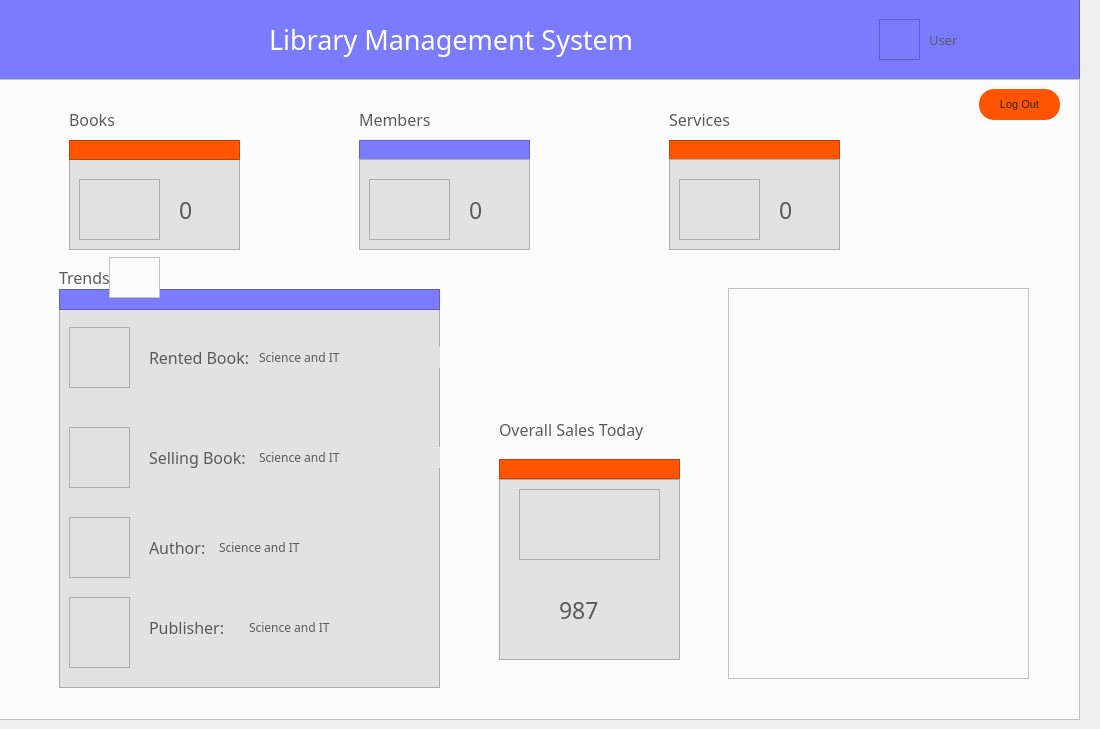
    <widget class="QWidget" name="tab">
     <attribute name="title">
      <string>Today</string>
     </attribute>
     <widget class="QFrame" name="frame">
      <property name="geometry">
       <rect>
        <x>-11</x>
        <y>-1</y>
        <width>1091</width>
        <height>81</height>
       </rect>
      </property>
      <property name="styleSheet">
       <string notr="true">background-color: rgb(123, 123, 255);
</string>
      </property>
      <property name="frameShape">
       <enum>QFrame::StyledPanel</enum>
      </property>
      <property name="frameShadow">
       <enum>QFrame::Raised</enum>
      </property>
      <widget class="QLabel" name="label_13">
       <property name="geometry">
        <rect>
         <x>280</x>
         <y>20</y>
         <width>511</width>
         <height>41</height>
        </rect>
       </property>
       <property name="font">
        <font>
         <family>hooge 05_55</family>
         <pointsize>20</pointsize>
        </font>
       </property>
       <property name="styleSheet">
        <string notr="true">color: rgb(255, 255, 255);</string>
       </property>
       <property name="text">
        <string>Library Management System</string>
       </property>
      </widget>
      <widget class="QFrame" name="frame_61">
       <property name="geometry">
        <rect>
         <x>890</x>
         <y>20</y>
         <width>41</width>
         <height>41</height>
        </rect>
       </property>
       <property name="styleSheet">
        <string notr="true">image: url(:/newPrefix/icons/user.png);</string>
       </property>
       <property name="frameShape">
        <enum>QFrame::StyledPanel</enum>
       </property>
       <property name="frameShadow">
        <enum>QFrame::Raised</enum>
       </property>
      </widget>
      <widget class="QLabel" name="label_35">
       <property name="geometry">
        <rect>
         <x>940</x>
         <y>30</y>
         <width>111</width>
         <height>21</height>
        </rect>
       </property>
       <property name="font">
        <font>
         <family>Impact</family>
         <pointsize>10</pointsize>
        </font>
       </property>
       <property name="styleSheet">
        <string notr="true">color: rgb(91, 91, 91);</string>
       </property>
       <property name="text">
        <string>User</string>
       </property>
      </widget>
     </widget>
     <widget class="QFrame" name="frame_2">
      <property name="geometry">
       <rect>
        <x>-1</x>
        <y>79</y>
        <width>1081</width>
        <height>641</height>
       </rect>
      </property>
      <property name="styleSheet">
       <string notr="true">background-color: rgb(252, 252, 252);</string>
      </property>
      <property name="frameShape">
       <enum>QFrame::StyledPanel</enum>
      </property>
      <property name="frameShadow">
       <enum>QFrame::Raised</enum>
      </property>
      <widget class="QFrame" name="frame_3">
       <property name="geometry">
        <rect>
         <x>70</x>
         <y>80</y>
         <width>171</width>
         <height>91</height>
        </rect>
       </property>
       <property name="styleSheet">
        <string notr="true">background-color: rgb(226, 226, 226);</string>
       </property>
       <property name="frameShape">
        <enum>QFrame::StyledPanel</enum>
       </property>
       <property name="frameShadow">
        <enum>QFrame::Raised</enum>
       </property>
       <widget class="QFrame" name="frame_5">
        <property name="geometry">
         <rect>
          <x>10</x>
          <y>20</y>
          <width>81</width>
          <height>61</height>
         </rect>
        </property>
        <property name="styleSheet">
         <string notr="true">image: url(:/newPrefix/icons/bookmain.png);</string>
        </property>
        <property name="frameShape">
         <enum>QFrame::StyledPanel</enum>
        </property>
        <property name="frameShadow">
         <enum>QFrame::Raised</enum>
        </property>
       </widget>
       <widget class="QLabel" name="no_of_books_label">
        <property name="geometry">
         <rect>
          <x>110</x>
          <y>30</y>
          <width>51</width>
          <height>41</height>
         </rect>
        </property>
        <property name="font">
         <font>
          <family>Impact</family>
          <pointsize>17</pointsize>
         </font>
        </property>
        <property name="styleSheet">
         <string notr="true">color: rgb(91, 91, 91);</string>
        </property>
        <property name="text">
         <string>0</string>
        </property>
       </widget>
      </widget>
      <widget class="QFrame" name="frame_4">
       <property name="geometry">
        <rect>
         <x>70</x>
         <y>61</y>
         <width>171</width>
         <height>20</height>
        </rect>
       </property>
       <property name="styleSheet">
        <string notr="true">background-color: rgb(255, 85, 0);</string>
       </property>
       <property name="frameShape">
        <enum>QFrame::StyledPanel</enum>
       </property>
       <property name="frameShadow">
        <enum>QFrame::Raised</enum>
       </property>
      </widget>
      <widget class="QLabel" name="label_16">
       <property name="geometry">
        <rect>
         <x>70</x>
         <y>30</y>
         <width>61</width>
         <height>21</height>
        </rect>
       </property>
       <property name="font">
        <font>
         <family>Impact</family>
         <pointsize>12</pointsize>
        </font>
       </property>
       <property name="styleSheet">
        <string notr="true">color: rgb(91, 91, 91);</string>
       </property>
       <property name="text">
        <string>Books</string>
       </property>
      </widget>
      <widget class="QFrame" name="frame_6">
       <property name="geometry">
        <rect>
         <x>360</x>
         <y>61</y>
         <width>171</width>
         <height>20</height>
        </rect>
       </property>
       <property name="styleSheet">
        <string notr="true">background-color: rgb(123, 123, 255);</string>
       </property>
       <property name="frameShape">
        <enum>QFrame::StyledPanel</enum>
       </property>
       <property name="frameShadow">
        <enum>QFrame::Raised</enum>
       </property>
      </widget>
      <widget class="QLabel" name="label_18">
       <property name="geometry">
        <rect>
         <x>360</x>
         <y>30</y>
         <width>81</width>
         <height>21</height>
        </rect>
       </property>
       <property name="font">
        <font>
         <family>Impact</family>
         <pointsize>12</pointsize>
        </font>
       </property>
       <property name="styleSheet">
        <string notr="true">color: rgb(91, 91, 91);</string>
       </property>
       <property name="text">
        <string>Members</string>
       </property>
      </widget>
      <widget class="QFrame" name="frame_7">
       <property name="geometry">
        <rect>
         <x>360</x>
         <y>80</y>
         <width>171</width>
         <height>91</height>
        </rect>
       </property>
       <property name="styleSheet">
        <string notr="true">background-color: rgb(226, 226, 226);</string>
       </property>
       <property name="frameShape">
        <enum>QFrame::StyledPanel</enum>
       </property>
       <property name="frameShadow">
        <enum>QFrame::Raised</enum>
       </property>
       <widget class="QFrame" name="frame_8">
        <property name="geometry">
         <rect>
          <x>10</x>
          <y>20</y>
          <width>81</width>
          <height>61</height>
         </rect>
        </property>
        <property name="styleSheet">
         <string notr="true">image: url(:/newPrefix/icons/memmain.png);</string>
        </property>
        <property name="frameShape">
         <enum>QFrame::StyledPanel</enum>
        </property>
        <property name="frameShadow">
         <enum>QFrame::Raised</enum>
        </property>
       </widget>
       <widget class="QLabel" name="no_of_mem_label">
        <property name="geometry">
         <rect>
          <x>110</x>
          <y>30</y>
          <width>51</width>
          <height>41</height>
         </rect>
        </property>
        <property name="font">
         <font>
          <family>Impact</family>
          <pointsize>17</pointsize>
         </font>
        </property>
        <property name="styleSheet">
         <string notr="true">color: rgb(91, 91, 91);</string>
        </property>
        <property name="text">
         <string>0</string>
        </property>
       </widget>
      </widget>
      <widget class="QFrame" name="frame_9">
       <property name="geometry">
        <rect>
         <x>670</x>
         <y>61</y>
         <width>171</width>
         <height>20</height>
        </rect>
       </property>
       <property name="styleSheet">
        <string notr="true">background-color: rgb(255, 85, 0);</string>
       </property>
       <property name="frameShape">
        <enum>QFrame::StyledPanel</enum>
       </property>
       <property name="frameShadow">
        <enum>QFrame::Raised</enum>
       </property>
      </widget>
      <widget class="QLabel" name="label_20">
       <property name="geometry">
        <rect>
         <x>670</x>
         <y>30</y>
         <width>91</width>
         <height>21</height>
        </rect>
       </property>
       <property name="font">
        <font>
         <family>Impact</family>
         <pointsize>12</pointsize>
        </font>
       </property>
       <property name="styleSheet">
        <string notr="true">color: rgb(91, 91, 91);</string>
       </property>
       <property name="text">
        <string>Services</string>
       </property>
      </widget>
      <widget class="QFrame" name="frame_10">
       <property name="geometry">
        <rect>
         <x>670</x>
         <y>80</y>
         <width>171</width>
         <height>91</height>
        </rect>
       </property>
       <property name="styleSheet">
        <string notr="true">background-color: rgb(226, 226, 226);</string>
       </property>
       <property name="frameShape">
        <enum>QFrame::StyledPanel</enum>
       </property>
       <property name="frameShadow">
        <enum>QFrame::Raised</enum>
       </property>
       <widget class="QFrame" name="frame_11">
        <property name="geometry">
         <rect>
          <x>10</x>
          <y>20</y>
          <width>81</width>
          <height>61</height>
         </rect>
        </property>
        <property name="styleSheet">
         <string notr="true">image: url(:/icons/services.png);</string>
        </property>
        <property name="frameShape">
         <enum>QFrame::StyledPanel</enum>
        </property>
        <property name="frameShadow">
         <enum>QFrame::Raised</enum>
        </property>
       </widget>
       <widget class="QLabel" name="no_of_serv_label">
        <property name="geometry">
         <rect>
          <x>110</x>
          <y>30</y>
          <width>51</width>
          <height>41</height>
         </rect>
        </property>
        <property name="font">
         <font>
          <family>Impact</family>
          <pointsize>17</pointsize>
         </font>
        </property>
        <property name="styleSheet">
         <string notr="true">color: rgb(91, 91, 91);</string>
        </property>
        <property name="text">
         <string>0</string>
        </property>
       </widget>
      </widget>
      <widget class="QFrame" name="frame_12">
       <property name="geometry">
        <rect>
         <x>60</x>
         <y>228</y>
         <width>381</width>
         <height>381</height>
        </rect>
       </property>
       <property name="styleSheet">
        <string notr="true">background-color: rgb(226, 226, 226);</string>
       </property>
       <property name="frameShape">
        <enum>QFrame::StyledPanel</enum>
       </property>
       <property name="frameShadow">
        <enum>QFrame::Raised</enum>
       </property>
       <widget class="QLabel" name="announce_2">
        <property name="geometry">
         <rect>
          <x>90</x>
          <y>40</y>
          <width>161</width>
          <height>21</height>
         </rect>
        </property>
        <property name="font">
         <font>
          <family>Impact</family>
          <pointsize>12</pointsize>
         </font>
        </property>
        <property name="styleSheet">
         <string notr="true">color: rgb(91, 91, 91);</string>
        </property>
        <property name="text">
         <string>Rented Book:</string>
        </property>
       </widget>
       <widget class="QFrame" name="frame_52">
        <property name="geometry">
         <rect>
          <x>10</x>
          <y>20</y>
          <width>61</width>
          <height>61</height>
         </rect>
        </property>
        <property name="styleSheet">
         <string notr="true">image: url(:/newPrefix/icons/book_pulse_filled_icon_200903.png);</string>
        </property>
        <property name="frameShape">
         <enum>QFrame::StyledPanel</enum>
        </property>
        <property name="frameShadow">
         <enum>QFrame::Raised</enum>
        </property>
       </widget>
       <widget class="QFrame" name="frame_88">
        <property name="geometry">
         <rect>
          <x>10</x>
          <y>210</y>
          <width>61</width>
          <height>61</height>
         </rect>
        </property>
        <property name="styleSheet">
         <string notr="true">image: url(:/newPrefix/icons/3968430-200.png);</string>
        </property>
        <property name="frameShape">
         <enum>QFrame::StyledPanel</enum>
        </property>
        <property name="frameShadow">
         <enum>QFrame::Raised</enum>
        </property>
       </widget>
       <widget class="QLabel" name="announce_4">
        <property name="geometry">
         <rect>
          <x>90</x>
          <y>230</y>
          <width>161</width>
          <height>21</height>
         </rect>
        </property>
        <property name="font">
         <font>
          <family>Impact</family>
          <pointsize>12</pointsize>
         </font>
        </property>
        <property name="styleSheet">
         <string notr="true">color: rgb(91, 91, 91);</string>
        </property>
        <property name="text">
         <string>Author:</string>
        </property>
       </widget>
       <widget class="QLabel" name="announce_3">
        <property name="geometry">
         <rect>
          <x>90</x>
          <y>310</y>
          <width>161</width>
          <height>21</height>
         </rect>
        </property>
        <property name="font">
         <font>
          <family>Impact</family>
          <pointsize>12</pointsize>
         </font>
        </property>
        <property name="styleSheet">
         <string notr="true">color: rgb(91, 91, 91);</string>
        </property>
        <property name="text">
         <string>Publisher:</string>
        </property>
       </widget>
       <widget class="QFrame" name="frame_96">
        <property name="geometry">
         <rect>
          <x>10</x>
          <y>290</y>
          <width>61</width>
          <height>71</height>
         </rect>
        </property>
        <property name="styleSheet">
         <string notr="true">image :url(:/newPrefix/icons/publ.png)</string>
        </property>
        <property name="frameShape">
         <enum>QFrame::StyledPanel</enum>
        </property>
        <property name="frameShadow">
         <enum>QFrame::Raised</enum>
        </property>
       </widget>
       <widget class="QLabel" name="most_renlabel">
        <property name="geometry">
         <rect>
          <x>200</x>
          <y>40</y>
          <width>181</width>
          <height>21</height>
         </rect>
        </property>
        <property name="font">
         <font>
          <family>Leelawadee UI Semilight</family>
          <pointsize>9</pointsize>
         </font>
        </property>
        <property name="styleSheet">
         <string notr="true">color: rgb(91, 91, 91);</string>
        </property>
        <property name="text">
         <string>Science and IT</string>
        </property>
       </widget>
       <widget class="QLabel" name="trendauth_label">
        <property name="geometry">
         <rect>
          <x>160</x>
          <y>230</y>
          <width>211</width>
          <height>21</height>
         </rect>
        </property>
        <property name="font">
         <font>
          <family>Leelawadee UI Semilight</family>
          <pointsize>9</pointsize>
         </font>
        </property>
        <property name="styleSheet">
         <string notr="true">color: rgb(91, 91, 91);</string>
        </property>
        <property name="text">
         <string>Science and IT</string>
        </property>
       </widget>
       <widget class="QLabel" name="trendpub_label">
        <property name="geometry">
         <rect>
          <x>190</x>
          <y>310</y>
          <width>181</width>
          <height>21</height>
         </rect>
        </property>
        <property name="font">
         <font>
          <family>Leelawadee UI Semilight</family>
          <pointsize>9</pointsize>
         </font>
        </property>
        <property name="styleSheet">
         <string notr="true">color: rgb(91, 91, 91);</string>
        </property>
        <property name="text">
         <string>Science and IT</string>
        </property>
       </widget>
       <widget class="QFrame" name="frame_145">
        <property name="geometry">
         <rect>
          <x>10</x>
          <y>120</y>
          <width>61</width>
          <height>61</height>
         </rect>
        </property>
        <property name="styleSheet">
         <string notr="true">image: url(:/newPrefix/icons/book_pulse_filled_icon_200903.png);
image: url(:/newPrefix/icons/21739.png);</string>
        </property>
        <property name="frameShape">
         <enum>QFrame::StyledPanel</enum>
        </property>
        <property name="frameShadow">
         <enum>QFrame::Raised</enum>
        </property>
       </widget>
       <widget class="QLabel" name="announce_8">
        <property name="geometry">
         <rect>
          <x>90</x>
          <y>140</y>
          <width>161</width>
          <height>21</height>
         </rect>
        </property>
        <property name="font">
         <font>
          <family>Impact</family>
          <pointsize>12</pointsize>
         </font>
        </property>
        <property name="styleSheet">
         <string notr="true">color: rgb(91, 91, 91);</string>
        </property>
        <property name="text">
         <string>Selling Book:</string>
        </property>
       </widget>
       <widget class="QLabel" name="trendsel_label">
        <property name="geometry">
         <rect>
          <x>200</x>
          <y>140</y>
          <width>181</width>
          <height>21</height>
         </rect>
        </property>
        <property name="font">
         <font>
          <family>Leelawadee UI Semilight</family>
          <pointsize>9</pointsize>
         </font>
        </property>
        <property name="styleSheet">
         <string notr="true">color: rgb(91, 91, 91);</string>
        </property>
        <property name="text">
         <string>Science and IT</string>
        </property>
       </widget>
      </widget>
      <widget class="QLabel" name="announce">
       <property name="geometry">
        <rect>
         <x>60</x>
         <y>188</y>
         <width>161</width>
         <height>21</height>
        </rect>
       </property>
       <property name="font">
        <font>
         <family>Impact</family>
         <pointsize>12</pointsize>
        </font>
       </property>
       <property name="styleSheet">
        <string notr="true">color: rgb(91, 91, 91);</string>
       </property>
       <property name="text">
        <string>Trends</string>
       </property>
      </widget>
      <widget class="QFrame" name="frame_13">
       <property name="geometry">
        <rect>
         <x>60</x>
         <y>210</y>
         <width>381</width>
         <height>21</height>
        </rect>
       </property>
       <property name="styleSheet">
        <string notr="true">background-color: rgb(123, 123, 255);</string>
       </property>
       <property name="frameShape">
        <enum>QFrame::StyledPanel</enum>
       </property>
       <property name="frameShadow">
        <enum>QFrame::Raised</enum>
       </property>
      </widget>
      <widget class="QFrame" name="frame_14">
       <property name="geometry">
        <rect>
         <x>729</x>
         <y>209</y>
         <width>301</width>
         <height>391</height>
        </rect>
       </property>
       <property name="styleSheet">
        <string notr="true">image: url(:/newPrefix/icons/booooks.png);</string>
       </property>
       <property name="frameShape">
        <enum>QFrame::StyledPanel</enum>
       </property>
       <property name="frameShadow">
        <enum>QFrame::Raised</enum>
       </property>
      </widget>
      <widget class="QPushButton" name="logoutButton">
       <property name="geometry">
        <rect>
         <x>980</x>
         <y>10</y>
         <width>81</width>
         <height>31</height>
        </rect>
       </property>
       <property name="font">
        <font>
         <pointsize>8</pointsize>
        </font>
       </property>
       <property name="styleSheet">
        <string notr="true">QPushButton {
color: rgb(40, 40, 40);
  border-radius: 15px;
	background-color: rgb(255, 85, 0);
}

QPushButton:hover {
background-color: rgb(123, 123, 255);

background-color: rgb(123, 123, 255);

}
</string>
       </property>
       <property name="text">
        <string>Log Out</string>
       </property>
       <property name="icon">
        <iconset resource="icons.qrc">
         <normaloff>:/newPrefix/icons/clear.png</normaloff>:/newPrefix/icons/clear.png</iconset>
       </property>
      </widget>
      <widget class="QFrame" name="frame_64">
       <property name="geometry">
        <rect>
         <x>110</x>
         <y>178</y>
         <width>51</width>
         <height>41</height>
        </rect>
       </property>
       <property name="styleSheet">
        <string notr="true">image: url(:/newPrefix/icons/trendBook.png);
image: url(:/newPrefix/icons/trend.png);
background-color: rgb(255, 255, 255/0%);</string>
       </property>
       <property name="frameShape">
        <enum>QFrame::StyledPanel</enum>
       </property>
       <property name="frameShadow">
        <enum>QFrame::Raised</enum>
       </property>
      </widget>
      <widget class="QLabel" name="label_21">
       <property name="geometry">
        <rect>
         <x>500</x>
         <y>320</y>
         <width>171</width>
         <height>61</height>
        </rect>
       </property>
       <property name="font">
        <font>
         <family>Impact</family>
         <pointsize>12</pointsize>
        </font>
       </property>
       <property name="styleSheet">
        <string notr="true">color: rgb(91, 91, 91);</string>
       </property>
       <property name="text">
        <string>Overall Sales Today</string>
       </property>
      </widget>
      <widget class="QFrame" name="frame_115">
       <property name="geometry">
        <rect>
         <x>500</x>
         <y>380</y>
         <width>181</width>
         <height>20</height>
        </rect>
       </property>
       <property name="styleSheet">
        <string notr="true">background-color: rgb(255, 85, 0);</string>
       </property>
       <property name="frameShape">
        <enum>QFrame::StyledPanel</enum>
       </property>
       <property name="frameShadow">
        <enum>QFrame::Raised</enum>
       </property>
      </widget>
      <widget class="QFrame" name="frame_142">
       <property name="geometry">
        <rect>
         <x>500</x>
         <y>400</y>
         <width>181</width>
         <height>181</height>
        </rect>
       </property>
       <property name="styleSheet">
        <string notr="true">background-color: rgb(226, 226, 226);</string>
       </property>
       <property name="frameShape">
        <enum>QFrame::StyledPanel</enum>
       </property>
       <property name="frameShadow">
        <enum>QFrame::Raised</enum>
       </property>
       <widget class="QLabel" name="sales_label">
        <property name="geometry">
         <rect>
          <x>60</x>
          <y>100</y>
          <width>71</width>
          <height>61</height>
         </rect>
        </property>
        <property name="font">
         <font>
          <family>Impact</family>
          <pointsize>17</pointsize>
         </font>
        </property>
        <property name="styleSheet">
         <string notr="true">color: rgb(91, 91, 91);</string>
        </property>
        <property name="text">
         <string>987</string>
        </property>
       </widget>
       <widget class="QFrame" name="frame_143">
        <property name="geometry">
         <rect>
          <x>20</x>
          <y>10</y>
          <width>141</width>
          <height>71</height>
         </rect>
        </property>
        <property name="styleSheet">
         <string notr="true">image: url(:/icons/services.png);
image: url(:/newPrefix/icons/492234-200.png);</string>
        </property>
        <property name="frameShape">
         <enum>QFrame::StyledPanel</enum>
        </property>
        <property name="frameShadow">
         <enum>QFrame::Raised</enum>
        </property>
       </widget>
      </widget>
     </widget>
    </widget>
